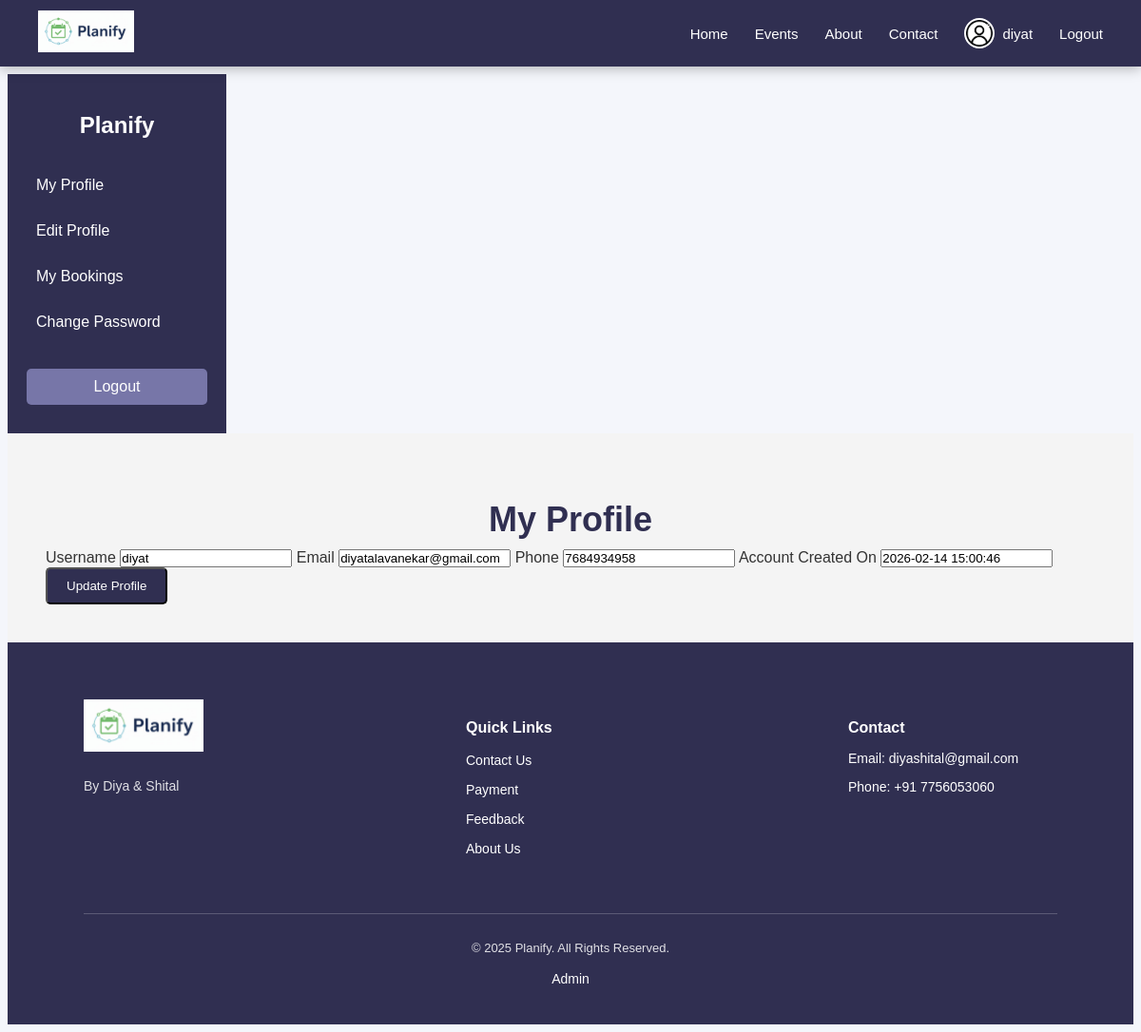
Page /user/my_profile.php (signed in) on the committed database.
### tables this page shows
CREATE TABLE `users` (
  `id` int(11) NOT NULL,
  `username` varchar(100) NOT NULL,
  `email` varchar(150) NOT NULL,
  `phone` varchar(15) NOT NULL,
  `password` varchar(255) NOT NULL,
  `created_at` timestamp NOT NULL DEFAULT current_timestamp()
);

### user/my_profile.php (the view, shortened to what this page needs)
<?php
include("../includes/db_connect.php");
$user_id = $_SESSION['user_id'];
$stmt = $conn->prepare("SELECT username, email, phone, created_at FROM users WHERE id=?");
$stmt->bind_param("i", $user_id);
$stmt->execute();
$result = $stmt->get_result();
$user = $result->fetch_assoc();
?>
<!DOCTYPE html>
<html>
<head>
    <link rel="stylesheet" href="../css/style.css">
</head>
<body>
<?php include("../includes/header.php"); ?>
<div class="dashboard-container">
    <?php include(__DIR__ . "/../includes/user_sidebar.php"); ?>
    <div class="main-content">
        <h2 class="page-title">My Profile</h2>
        <form action="update_profile.php" method="POST" id="profileForm">
            <label>Username</label>
            <input type="text" name="username"
                   value="<?php echo htmlspecialchars($user['username']); ?>"
                   required>
            <label>Email</label>
            <input type="email" name="email"
                   value="<?php echo htmlspecialchars($user['email']); ?>"
                   required>
            <label>Phone</label>
            <input type="text" name="phone"
                   value="<?php echo htmlspecialchars($user['phone']); ?>"
                   pattern="[0-9]{10}"
                   title="Enter 10 digit phone number"
                   required>
            <label>Account Created On</label>
            <input type="text"
                   value="<?php echo $user['created_at']; ?>"
                   readonly>
            <button type="submit" class="btn">Update Profile</button>
        </form>
    </div>
</div>
<?php include("../includes/footer.php"); ?>
</body>
</html>

### css/style.css (style rules this page uses)
* { padding: 0; box-sizing: border-box; font-family: 'Poppins', sans-serif; }
body { background: #f4f6fb; color: #333; padding-top: 70px; }
:root { --brand: rgb(48, 47, 81); --brand-dark: rgb(38, 37, 65); }
.page-title { text-align: center; color: rgb(48, 47, 81); font-size: 36px; margin-bottom: 10px; }
.btn { background-color: rgb(48, 47, 81); color: white; padding: 10px 20px; text-decoration: none; border-radius: 5px; }
.main-content { flex: 1; padding: 40px; background-color: #f4f4f4; }

### rows in the picture
users: username "diyat", email "diyatalavanekar@gmail.com", phone "7684934958", created_at "2026-02-14 15:00:46"

### other values in the picture
$_SESSION['username'] "diyat"
